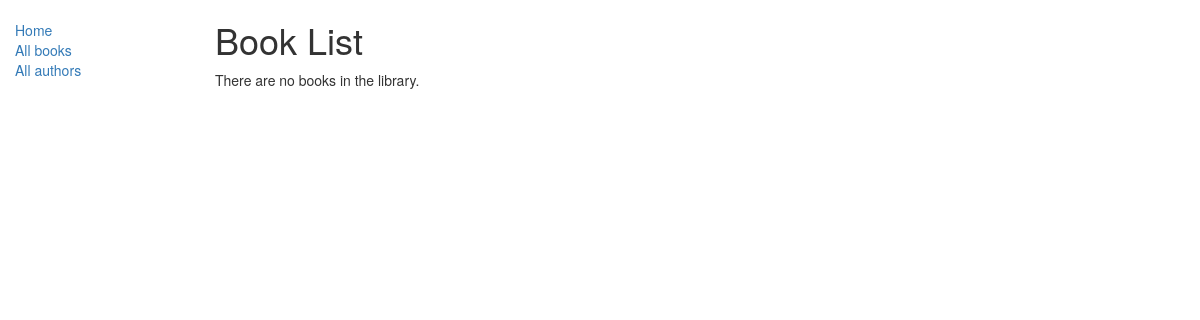
The app's page /catalog/books, older data.
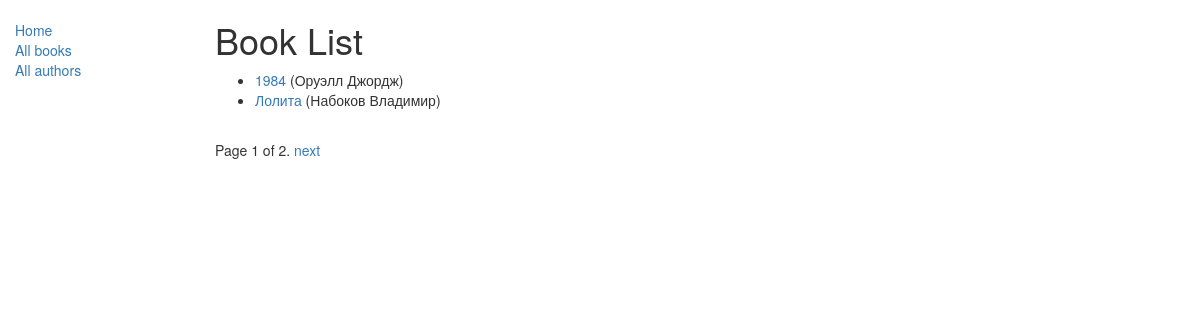
The same page, newer data.
### catalog/models.py (models this page shows, shortened)
class Book(models.Model):
    title = models.CharField(max_length=200)
    author = models.ForeignKey(Autor,
                               on_delete=models.SET_NULL,
                               null=True)
    genre = models.ManyToManyField(Genre,
                                   help_text="Select a genre")
    isbn = models.CharField("ISBN",
                            max_length=13,
                            help_text="ISBN number")
    summary = models.TextField(max_length=2000,
                               help_text="Enter a brief description of the book")
    language = models.ForeignKey(Language,
                                 on_delete=models.SET_NULL,
                                 null=True)
    class Meta:
        ordering = ["isbn"]
    def get_absolute_url(self):
        return reverse('book-detail', args=[str(self.id)])
    def display_genre(self):
        return ", ".join([genre.name for genre in self.genre.all()[:3]])
    display_genre.short_description = "Genre"

class Autor(models.Model):
    first_name = models.CharField(max_length=200)
    last_name = models.CharField(max_length=200)
    date_of_birth = models.DateField(null=True,
                                     blank=True)
    date_of_death = models.DateField("death",
                                     null=True,
                                     blank=True)
    class Meta:
        ordering = ["last_name"]
    def __str__(self):
        return "%s %s" % (self.last_name, self.first_name)

### catalog/views.py (the view)
class BookListView(generic.ListView):
    model = Book
    context_object_name = 'my_book_list'
    paginate_by = 2
    def get_context_data(self, **kwargs):
        context = super(BookListView, self).get_context_data(**kwargs)
        context['some_data'] = 'This is just some data'
        return context

### catalog/templates/catalog/book_list.html
{% extends "base_template.html" %}
{% block content %}
    <h1>Book List</h1>
    {% if my_book_list %}
    <ul>
      {% for book in my_book_list %}
      <li>
        <a href="{{ book.get_absolute_url }}">{{ book.title }}</a> ({{book.author}})
      </li>
      {% endfor %}
    </ul>
    {% else %}
      <p>There are no books in the library.</p>
    {% endif %}
{% endblock %}

Row changes from the older to the newer data that the page shows:
added Book: title "1984", author "Оруэлл Джордж"
added Book: title "Лолита", author "Набоков Владимир"
Text that changed along with them:
{{ page_obj.number }}: (not shown) → "1"
{{ page_obj.paginator.num_pages }}: (not shown) → "2"
text no longer shown: "There are no books in the library."
text now shown: "Page of . next"
